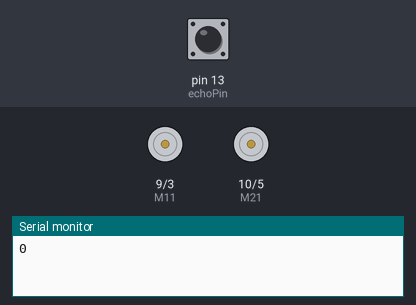
Recording of a sketch running on a simulated Arduino Uno, built with avr-gcc and run on an emulated ATmega328P. On the bench: motor-driver pin pairs drawn as motors (green arrow = first pin HIGH = forward, orange = second pin HIGH = backward, longer = more drive), the last lines printed to the serial monitor. The inputs (shaded band) are chosen by the test bench; at power-on: pin 13 (echoPin) LOW. Random numbers use the default seed unless the sketch sets one.

Above: at 2.0 s.
2.1 s: pin 13 (echoPin) pulsed HIGH 5 times (0.12 s each, 0.3 s apart)
At 3.9 s:
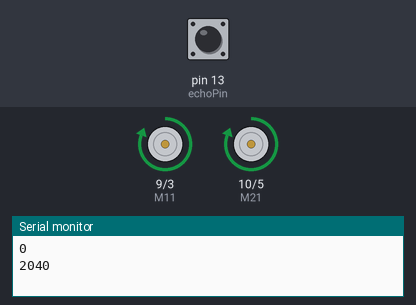
At 5.8 s:
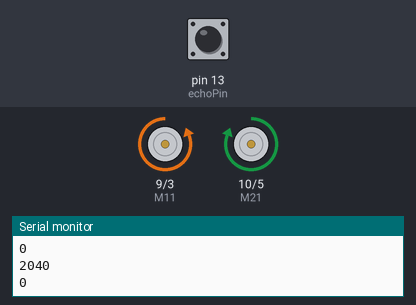
Timing chart, 0 to 12.6 s (numbered marks = the images above; inputs shaded):
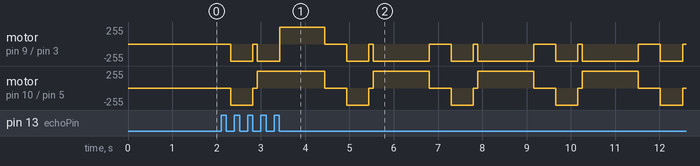

The sketch:

Troncar.ino
```cpp
/*********TACHLOG powered********
*********www.troncart.com*******
**electronics components online**
***********Obstacle Avoiding Robot/ Troncar**************
***********13-07-2019**************
*/
 int trigPin = 12;
int echoPin = 13;

int M21 = 10;       //reverse motion of left motor
int M22 = 5;       //forward motion of the left motor
int M11 = 9;      //REVerse motion of Right motor
int M12 = 3;      //ForWarD motion of Right motor

long duration, distance;

void setup() {
  Serial.begin(9600);

  delay(random(500,2000));   // delay for random time
  Serial.begin(9600);
  pinMode(M21, OUTPUT);      // set Motor pins as output
  pinMode(M22, OUTPUT);
  pinMode(M11, OUTPUT);
  pinMode(M12, OUTPUT);

  pinMode(trigPin, OUTPUT);         // set trig pin as output
  pinMode(echoPin, INPUT);          //set echo pin as input to capture reflected waves
}
void forward()
{
    digitalWrite(M12, LOW);                    // move forward
    digitalWrite(M11, HIGH);
    digitalWrite(M22, LOW);
    digitalWrite(M21, HIGH);
}
void stop0()
{
    digitalWrite(M12,LOW);  //Stop
    digitalWrite(M11, LOW);
    digitalWrite(M22, LOW);
    digitalWrite(M21, LOW);
}
void backward()
{
    digitalWrite(M12, HIGH);      //movebackword
    digitalWrite(M11, LOW);
    digitalWrite(M22, HIGH);
    digitalWrite(M21, LOW);
}
void turn()
{
    digitalWrite(M12, HIGH);
    digitalWrite(M11, LOW);
    digitalWrite(M22, LOW);
    digitalWrite(M21, HIGH);
}
void loop()
{

  digitalWrite(trigPin, LOW);
  delayMicroseconds(2);
  digitalWrite(trigPin, HIGH);     // send waves for 10 us
  delayMicroseconds(10);
  duration = pulseIn(echoPin, HIGH); // receive reflected waves
  distance = (duration*0.034)/2;   // convert to distance
  delay(10);
    Serial.println(distance);
    // If you dont get proper movements of your robot then alter the pin numbers
  if (distance > 25)
  forward();
  else
  {
    stop0();
    delay(500);
    backward();
    delay(500);
    stop0();
    delay(100);
    turn();
    delay(250);
  }

}
```
